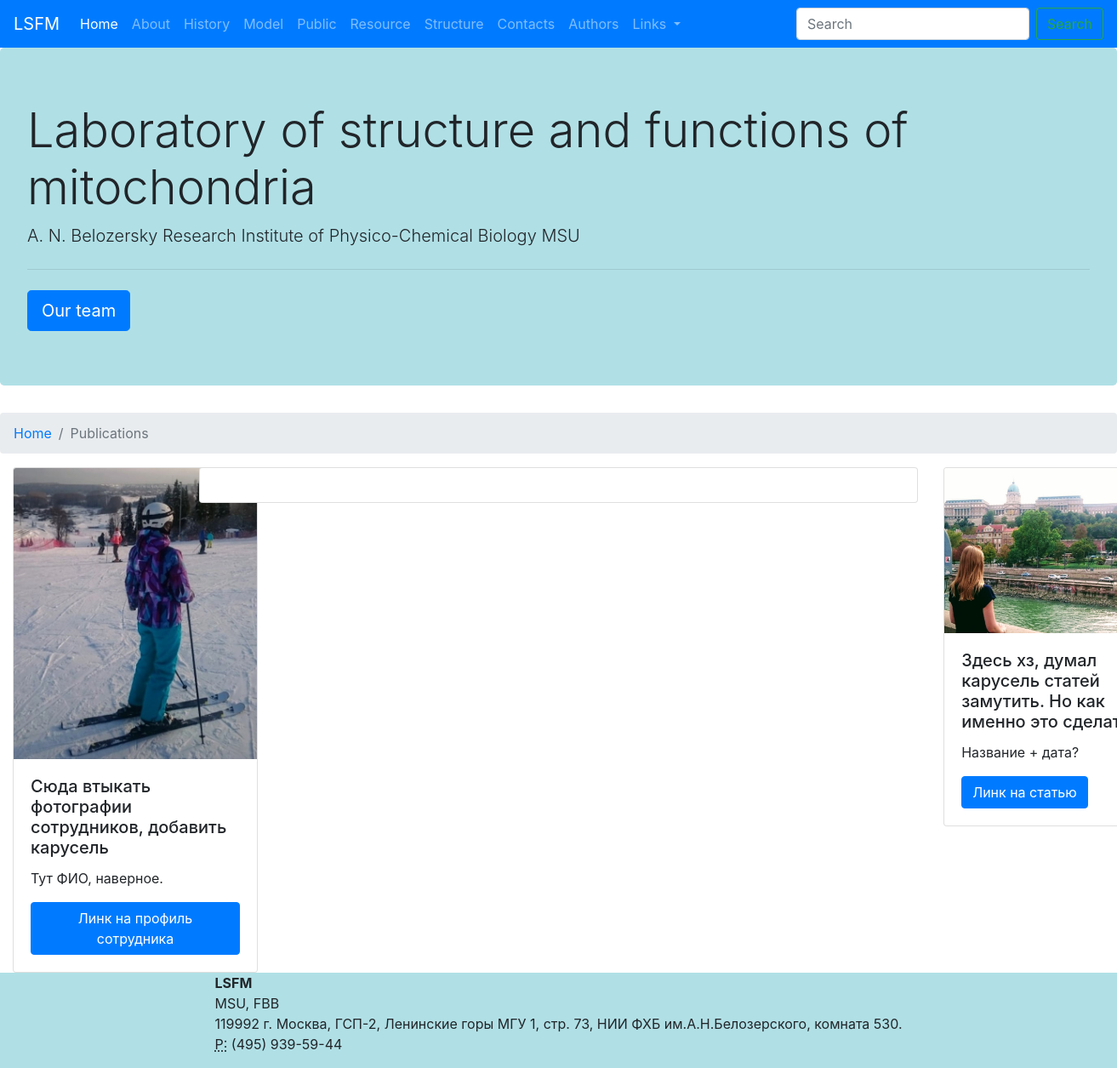
Page /public/ on the earlier database version.
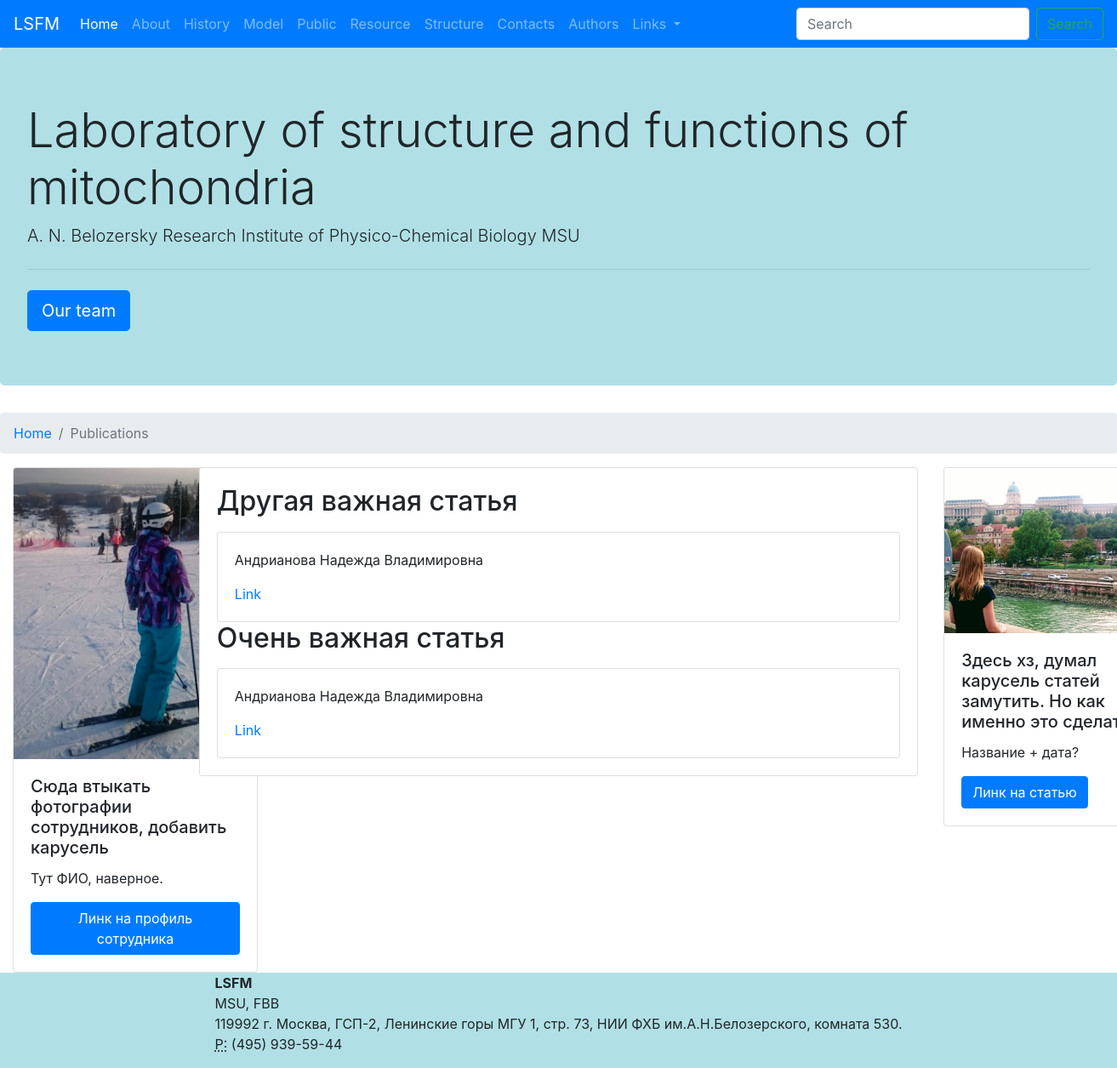
Same page on the later database version.
### posts/models.py (models this page shows, shortened)
class Article(models.Model):
    name = models.CharField("Название", max_length=512)
    date = models.DateField("Дата написания", null=True, blank=True)
    authors = models.ManyToManyField(Author, verbose_name='Авторы', related_name='article_authors')
    url = models.CharField(max_length=160, unique=True, blank=True)
    journal = models.CharField("Журнал", max_length=512)
    abstract = models.TextField("Абстракт", blank=True)
    class Meta:
        verbose_name = "Статья"
        verbose_name_plural = "Статьи"
        ordering = ["date"]

class Author(models.Model):
    name = models.CharField("ФИО", max_length=256)
    image = models.ImageField("Изображение", upload_to="authors/")
    position = models.CharField("Должность", max_length=256)
    description = models.CharField("Описание", max_length=512, blank=True)
    slug = models.SlugField("Аббривеатура", max_length=20, unique=True)
    class Meta:
        verbose_name = "Автор"
        verbose_name_plural = "Авторы"

### posts/views.py (the view)
# urls.py: path('public/', views.ArticlePageView.as_view(), name = 'public'),
class ArticlePageView(ListView):
    model = Article
    context_object_name = 'public_list'
    template_name = 'public.html'

### templates/public.html (shortened to what this page needs)
{% extends 'base.html' %}
{% block breadcrumb %}
<li class="breadcrumb-item"><a href="{% url 'home' %}">Home</a></li>
<li class="breadcrumb-item active" aria-current="page">Publications</li>
{% endblock breadcrumb %}
{% block content %}
    {% for article in public_list %}
        <h2><p>{{article.name}}</p></h2>
        {% for author in article.authors.all %}
        <div class="card">
            <div class="card-body">
                <p>{{author.name}}</p>
                <a href="{% url 'author_detail' author.slug %}">Link</a>
            </div>
        </div>
        {% endfor %}
    {% endfor %}
{% endblock content %}

Differences in the rows shown:
added Article: name "Другая важная статья"
now on this page (row edited): Author: name "Андрианова Надежда Владимировна"
added Article: name "Очень важная статья"
